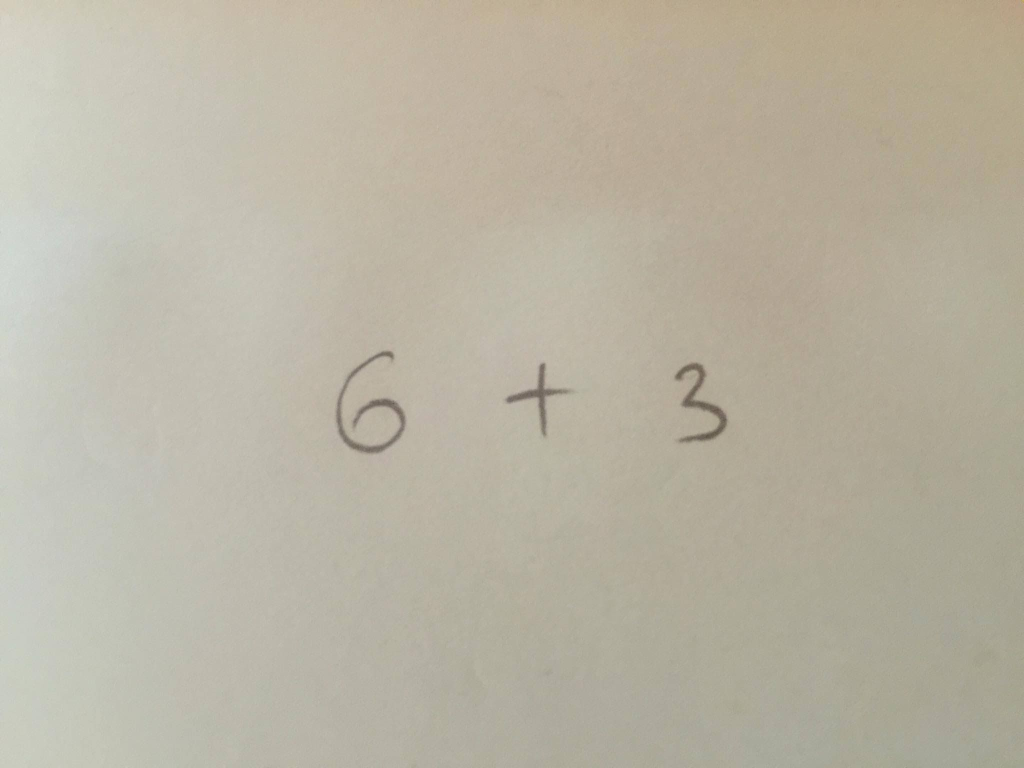
#> input picture test_images/testing/izraz3.jpg, 2048 x 1536 px (shown at 1/2 size)
$ jupyter execute --allow-errors HandwrittingDigitRecognition.ipynb   (shell and % lines are left out)   (Python 2 division)   (older library calls are emulated)
#> lines starting #> are read from the running program, lines starting #| are printed output that depends on the picture; after the words box and inside, x2 and y2 are one past the last pixel; in counts of white or black regions, pixels touching at a corner belong together
[cell 1]
#import potrebnih biblioteka
import cv2
import numpy as np
import matplotlib.pyplot as plt
import collections

#from __future__ import print_function
np.random.seed(1337)  # for reproducibility

#keras - za neuronsku mrezu
from keras.datasets import mnist
from keras.models import Sequential
from keras.layers.core import Dense, Dropout, Activation
from keras.optimizers import SGD, Adam, RMSprop
from keras.utils import np_utils, generic_utils

import matplotlib.pylab as pylab
pylab.rcParams['figure.figsize'] = 16, 12 # za prikaz većih slika i plotova, zakomentarisati ako nije potrebno

[cell 2]
#Pomocne funkcije(sa vezbi)
def load_image(path):
    return cv2.cvtColor(cv2.imread(path), cv2.COLOR_BGR2RGB)
def image_gray(image):
    return cv2.cvtColor(image, cv2.COLOR_RGB2GRAY)
# [5 lines left out: function image_bin, not called in this run]
def invert(image):
    return 255-image
def display_image(image, color= False):
    if color:
        plt.imshow(image)
    else:
        plt.imshow(image, 'gray')
def dilate(image):
    kernel = np.ones((3,3)) # strukturni element 3x3 blok
    return cv2.dilate(image, kernel, iterations=2)
def erode(image):
    kernel = np.ones((3,3)) # strukturni element 3x3 blok
    return cv2.erode(image, kernel, iterations=2)
def resize_region(region):
    '''Transformisati selektovani region na sliku dimenzija 28x28'''
    return cv2.resize(region,(16,16), interpolation = cv2.INTER_CUBIC)
def select_roi(image_orig, image_bin):
    '''Oznaciti regione od interesa na originalnoj slici. (ROI = regions of interest)
        Za svaki region napraviti posebnu sliku dimenzija 28 x 28.
        Za označavanje regiona koristiti metodu cv2.boundingRect(contour).
        Kao povratnu vrednost vratiti originalnu sliku na kojoj su obeleženi regioni
        i niz slika koje predstavljaju regione sortirane po rastućoj vrednosti x ose
    '''
    img, contours, hierarchy = cv2.findContours(image_bin.copy(), cv2.RETR_EXTERNAL, cv2.CHAIN_APPROX_SIMPLE)
    sorted_regions = [] # lista sortiranih regiona po x osi (sa leva na desno)
    regions_dic = {}
    for contour in contours:
        x,y,w,h = cv2.boundingRect(contour) #koordinate i velicina granicnog pravougaonika
        area = cv2.contourArea(contour)
        #if area > 100 and h < 100 and h > 5 and w > 15:
        #if area > 20 and area < 20000 and h < 150 and h > 25 and w > 10 and w<150:
        if area > 80 and area < 25000 and h < 300 and h > 2 and w > 5 and w<300:
            # kopirati [y:y+h+1, x:x+w+1] sa binarne slike i smestiti u novu sliku
            # označiti region pravougaonikom na originalnoj slici (image_orig) sa rectangle funkcijom
            #region = image_bin[y-30:y+h+31,x-30:x+w+31];
            #region = image_bin[y-20:y+h+23,x-20:x+w+23]
            region = image_bin[y:y+h+1,x:x+w+1]
            region = resize_region(region)
            region_sa_okvirom = np.zeros((28,28), dtype=int)
            region_sa_okvirom[6:22,6:22] = region
            regions_dic[x] = region_sa_okvirom
            cv2.rectangle(image_orig,(x,y),(x+w,y+h),(0,255,0),2)

    sorted_regions_dic = collections.OrderedDict(sorted(regions_dic.items()))
    sorted_regions = sorted_regions_dic.values()

    # sortirati sve regione po x osi (sa leva na desno) i smestiti u promenljivu sorted_regions
    return image_orig, sorted_regions
def scale_to_range(image): # skalira elemente slike na opseg od 0 do 1
    ''' Elementi matrice image su vrednosti 0 ili 255.
        Potrebno je skalirati sve elemente matrica na opseg od 0 do 1
    '''
    return image/255
def matrix_to_vector(image):
    '''Sliku koja je zapravo matrica 28x28 transformisati u vektor sa 784 elementa'''
    return image.flatten()
def prepare_for_ann(regions):
    '''Regioni su matrice dimenzija 28x28 čiji su elementi vrednosti 0 ili 255.
        Potrebno je skalirati elemente regiona na [0,1] i transformisati ga u vektor od 784 elementa '''
    ready_for_ann = []
    for region in regions:
        # skalirati elemente regiona (metoda iz TODO 3 scale_to_range)
        # region sa skaliranim elementima pretvoriti u vektor (metoda iz TODO 4 matrix_to_vector)
        # vektor dodati u listu spremnih regiona
        scale = scale_to_range(region)
        ready_for_ann.append(matrix_to_vector(scale))

    return ready_for_ann
# [13 lines left out: function convert_output, not called in this run]
def winner(output): # output je vektor sa izlaza neuronske mreze
    '''pronaći i vratiti indeks neurona koji je najviše pobuđen'''
    return max(enumerate(output), key=lambda x: x[1])[0]

# [8 lines left out: function display_result, not called in this run]

[cell 3]
#import obucavajuceg skupa - MNIST

batch_size = 128
nb_classes = 14
nb_epoch = 30

# the data, shuffled and split between tran and test sets
#> (the rest of this cell did not finish here and is left out)

#> (a cell that did not finish here is left out)

[cell 5]
#funkcije za kreiranje i treniranje NM

# [42 lines left out: functions create_ann, train_ann, not called in this run]

#> (a cell that did not finish here is left out)

#> (a cell that did not finish here is left out)

#> (a cell that did not finish here is left out)

[cell 9]
alphabet = [0,1,2,3,4,5,6,7,8,9,10,11,12,13]

#> (a cell that did not finish here is left out)

[cell 11]
#Ucitavanje slike(slika nije iz MNIST-ovih testnih primera)
image_ada = cv2.imread('test_images/testing/izraz3.jpg')
#> image_ada is the input picture: shape (1536, 2048, 3); mean B, G, R 163.2, 179.3, 185.2
image_ada = cv2.cvtColor(image_ada, cv2.COLOR_BGR2GRAY)
#> image_ada: shape (1536, 2048)
image_ada_bin = cv2.adaptiveThreshold(image_ada, 255, cv2.ADAPTIVE_THRESH_MEAN_C, cv2.THRESH_BINARY, 41, 11)
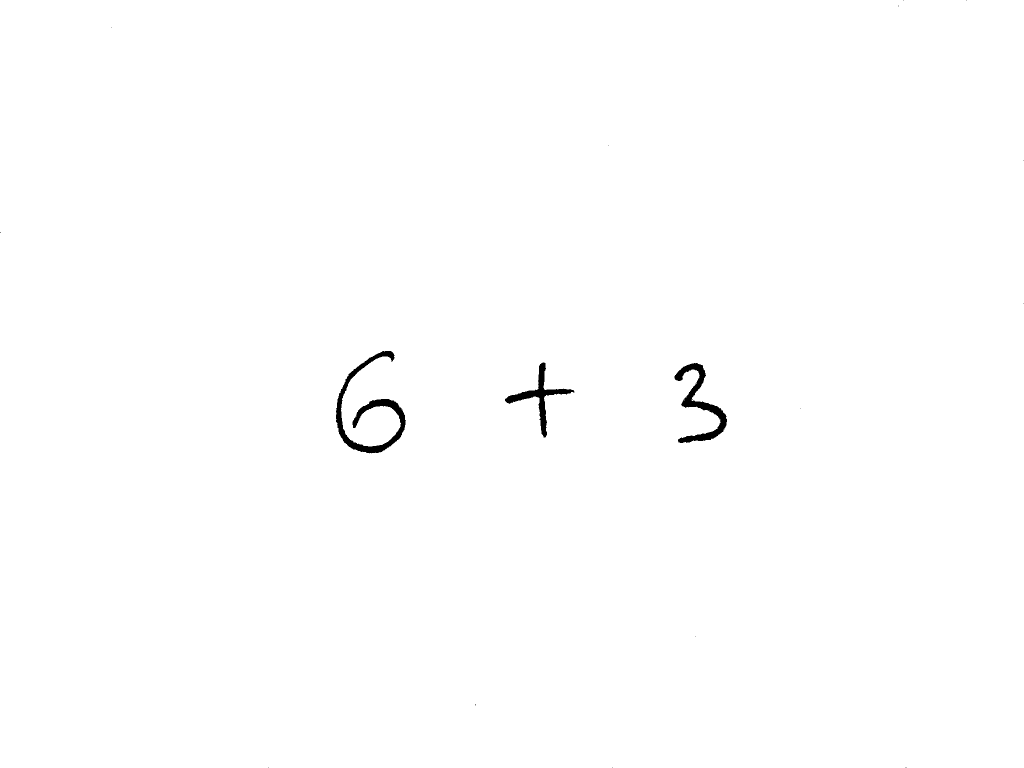
#> image_ada_bin: shape (1536, 2048) (shown at 1/2 size); 99.6% white; 17 black regions (14 under 20 px), largest, box (x1, y1, x2, y2) and area: (672, 702, 812, 907) 5799, (1349, 726, 1454, 886) 4282, (1010, 725, 1149, 875) 3193
img = invert(image_ada_bin)
img = erode(dilate(img))
#> in dilate, `return cv2.dilate(image, kernel, iterations=2)`:
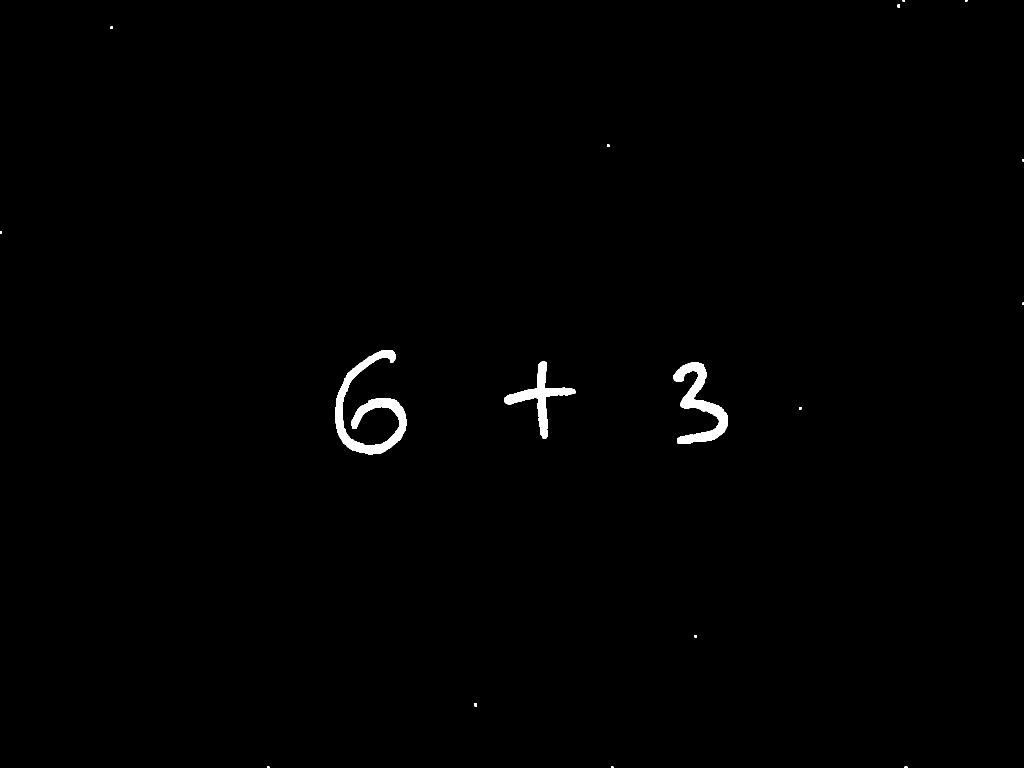
#> returned value: shape (1536, 2048) (shown at 1/2 size); 0.62% white; 17 white regions (8 under 20 px), largest, box (x1, y1, x2, y2) and area: (670, 700, 814, 909) 8659, (1347, 724, 1456, 888) 6115, (1008, 723, 1151, 877) 4560
#> in erode, `kernel = np.ones((3,3))`: kernel = [[1, 1, 1], [1, 1, 1], [1, 1, 1]]
#> in erode, `return cv2.erode(image, kernel, iterations=2)`: returned value: shape (1536, 2048); 0.43% white; 17 white regions (14 under 20 px)

selected_regions, numbers = select_roi(image_ada.copy(), img)
#> in select_roi, `img, contours, hierarchy = cv2.findContours(image_bin.copy(), cv2.RETR..`: contours = 17 contours, 14 with area under 20; largest, box (x1, y1, x2, y2) and area: (672, 702, 812, 907) 5344, (1349, 726, 1454, 886) 4008, (1010, 725, 1149, 875) 2962
#> the loop in select_roi, `for contour in contours:` made 17 passes
#> (x, y, w, h, area) on passes 7 to 9: (1349, 726, 105, 160, 4008.5), (1010, 725, 139, 150, 2961.5), (672, 702, 140, 205, 5344)
#> after the loop in select_roi, `for contour in contours:`:
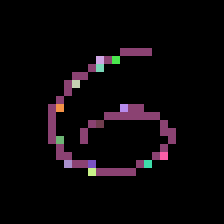
#> region_sa_okvirom: shape (28, 28) int64 (shown 8 times larger); 15 distinct labels, from 0 to 255; one colour per label, 0 black
#> after the loop in select_roi, `for contour in contours:`: regions_dic = 3 items
display_image(selected_regions)
#display_image(numbers[3])
numbers = prepare_for_ann(numbers)
#> numbers = 3 items

#> (a cell that did not finish here is left out)

[cell 13]
#Plus ucitavanje
mp_ada = cv2.imread('test_images/train_znakovi/plusevi.png')
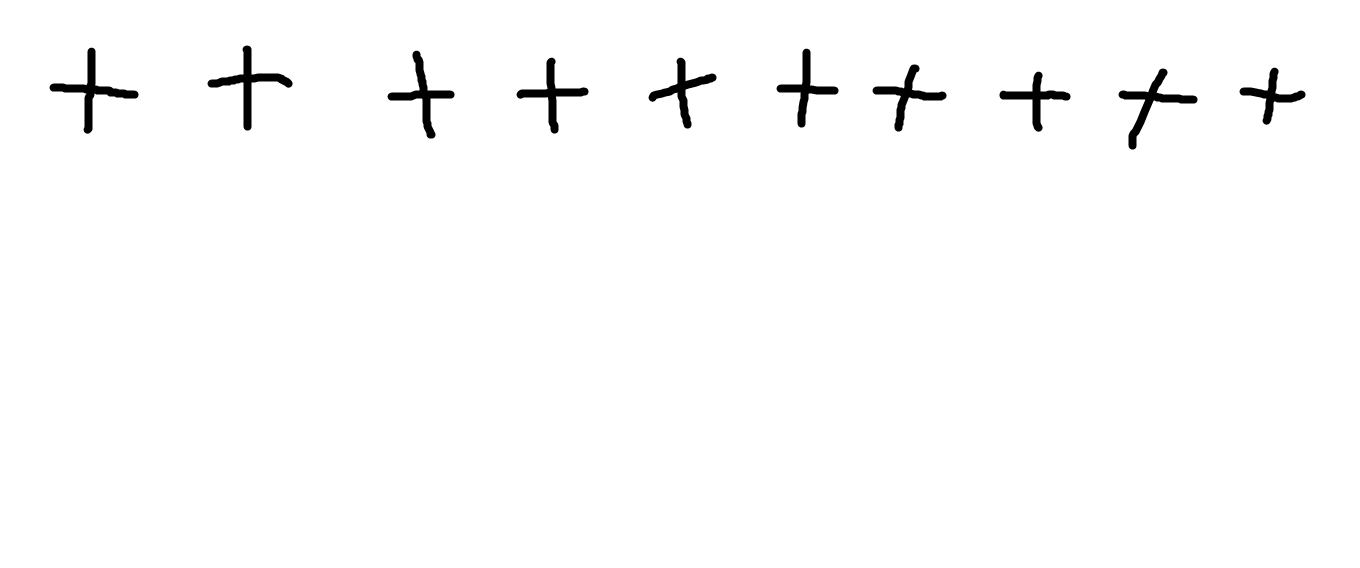
#> input picture test_images/train_znakovi/plusevi.png, 1360 x 568 px
#> mp_ada is the input picture: shape (568, 1360, 3); min 0, max 255, mean 251.3
mp_ada = cv2.cvtColor(mp_ada, cv2.COLOR_BGR2GRAY)
#> mp_ada: shape (568, 1360)
mp_ada_bin = cv2.adaptiveThreshold(mp_ada, 255, cv2.ADAPTIVE_THRESH_MEAN_C, cv2.THRESH_BINARY, 41, 11)
#> mp_ada_bin: shape (568, 1360); 98.4% white; 10 black regions, largest, box (x1, y1, x2, y2) and area: (49, 47, 139, 134) 1480, (207, 45, 293, 131) 1442, (1118, 68, 1198, 150) 1359
mp_img = invert(mp_ada_bin)
mp_img = erode(dilate(mp_img))
#> in dilate (call 2), `return cv2.dilate(image, kernel, iterations=2)`:
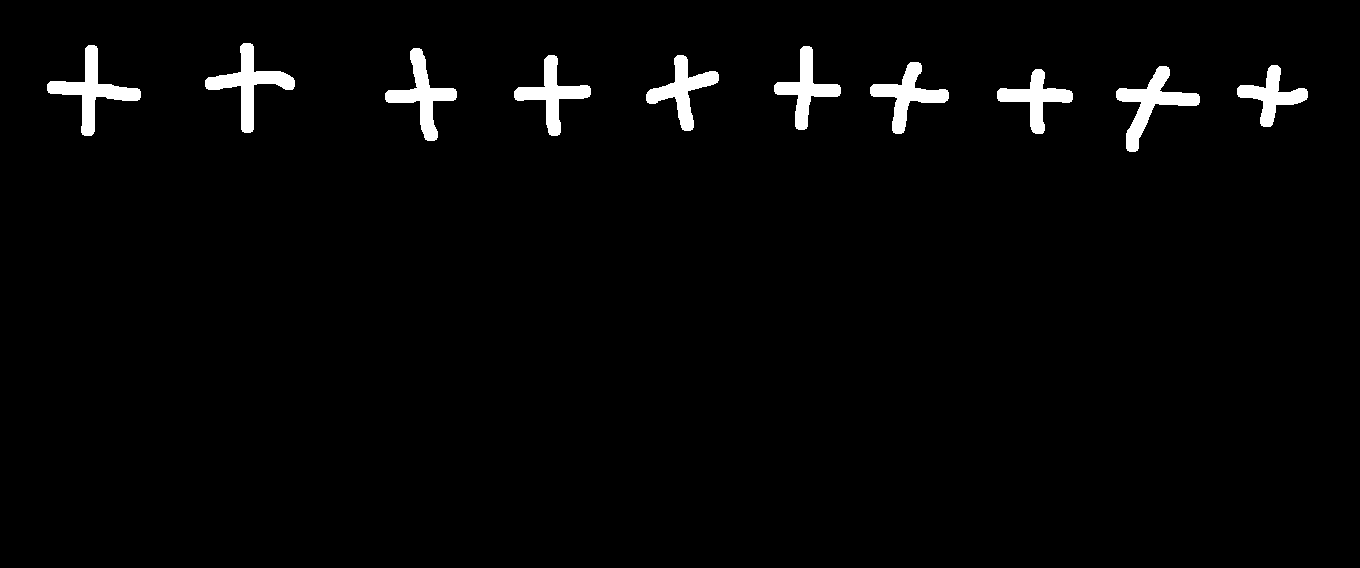
#> returned value: shape (568, 1360); 2.5% white; 10 white regions, largest, box (x1, y1, x2, y2) and area: (47, 45, 141, 136) 2238, (205, 43, 295, 133) 2198, (1116, 66, 1200, 152) 2149
#> in erode (call 2), `return cv2.erode(image, kernel, iterations=2)`: returned value: shape (568, 1360); 1.6% white; 10 white regions

selected_regions_mp, sign = select_roi(mp_ada.copy(), mp_img)
#> in select_roi (call 2), `img, contours, hierarchy = cv2.findContours(image_bin.copy(), cv2.RETR..`: contours = 10 contours; largest, box (x1, y1, x2, y2) and area: (49, 47, 139, 134) 1326, (207, 45, 293, 131) 1286, (1118, 68, 1198, 150) 1223, (387, 50, 455, 139) 1156, (516, 57, 589, 134) 1094
#> the loop in select_roi (call 2), `for contour in contours:` made 10 passes
#> (x, y, w, h, area) on passes 1 to 10: (999, 71, 72, 61, 966), (1118, 68, 80, 82, 1223), (1239, 67, 67, 58, 893), (872, 64, 75, 68, 1061.5), (648, 57, 69, 72, 1032), (516, 57, 73, 77, 1094), (387, 50, 68, 89, 1155.5), (776, 48, 63, 80, 1026), (49, 47, 90, 87, 1325.5), (207, 45, 86, 86, 1286)
#> pass 1, in select_roi (call 2), `region = image_bin[y:y+h+1,x:x+w+1]`:
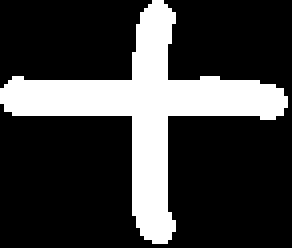
#> region: shape (62, 73) (shown 4 times larger); 24% white; 1 white region, box (x1, y1, x2, y2) and area: (0, 0, 72, 61) 1087
#> pass 2, in select_roi (call 2), `region = image_bin[y:y+h+1,x:x+w+1]`:
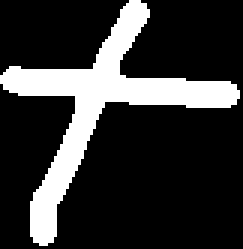
#> region: shape (83, 81) (shown 3 times larger); 20.4% white; 1 white region, box (x1, y1, x2, y2) and area: (0, 0, 80, 82) 1373
#> after the loop in select_roi (call 2), `for contour in contours:`:
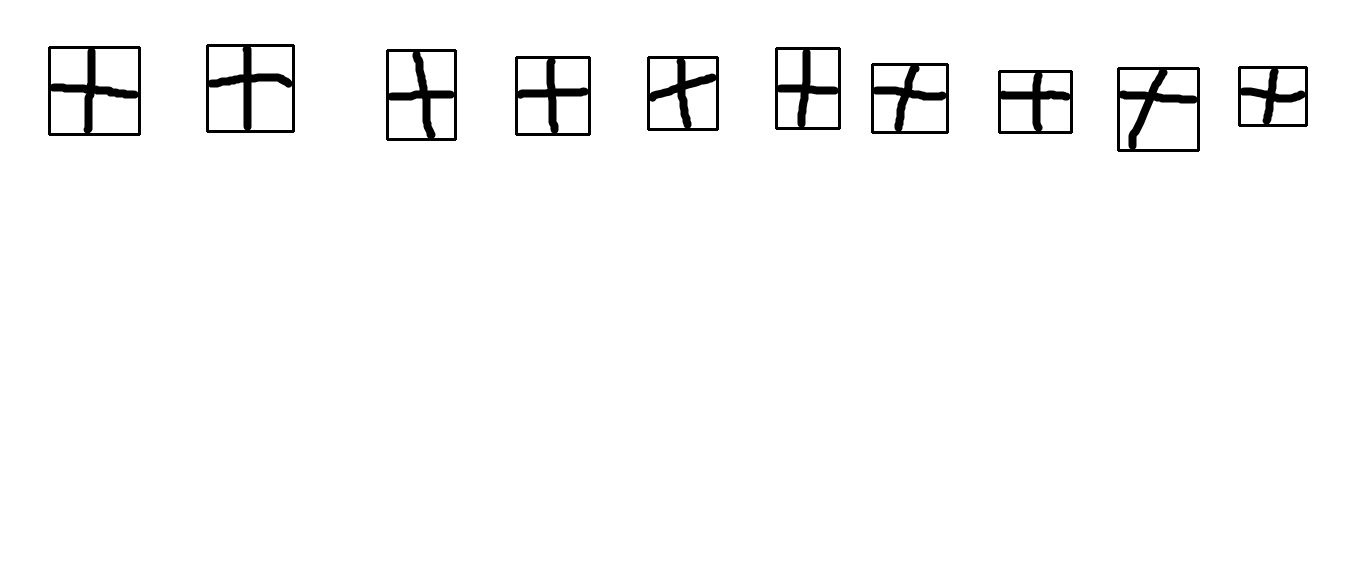
#> image_orig: shape (568, 1360); min 0, max 255, mean 248.4
#> after the loop in select_roi (call 2), `for contour in contours:`:
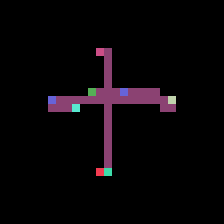
#> region_sa_okvirom: shape (28, 28) int64 (shown 8 times larger); 9 distinct labels, from 0 to 255; one colour per label, 0 black
#> after the loop in select_roi (call 2), `for contour in contours:`: regions_dic = 10 items
display_image(selected_regions_mp)
sign = prepare_for_ann(sign)
#> sign = 10 items

#> (a cell that did not finish here is left out)

[cell 15]
#Dodavanje plusa u Y_train
plusevi_array = []
plus = np.asarray([0,0,0,0,0,0,0,0,0,0,1,0,0,0]);
for i in range(0,10):
    plusevi_array.append(plus)
plusevi_array = np.array(plusevi_array,dtype=float)
#plusevi_array = np.asarray([11,11,11,11,11,11,11,11,11,11])
print plusevi_array.shape
#> (the rest of this cell did not finish here and is left out)

[cell 16]
#Nebitno
plusevi_array = []
plus = np.asarray([0,0,0,0,0,0,0,0,0,0,1,0,0,0]);
for i in range(0,10):
    plusevi_array.append(plus)
plusevi_array = np.array(plusevi_array,dtype=float)
print plusevi_array.shape


#> (the rest of this cell did not finish here and is left out)

#> (a cell that did not finish here is left out)

[cell 18]
plusevi_array = []
plus = np.asarray([0,0,0,0,0,0,0,0,0,0,1,0,0,0]);
for i in range(0,10):
    plusevi_array.append(plus)
plusevi_array = np.array(plusevi_array,dtype=float)
#plusevi_array = np.asarray([11,11,11,11,11,11,11,11,11,11])
print plusevi_array.shape
